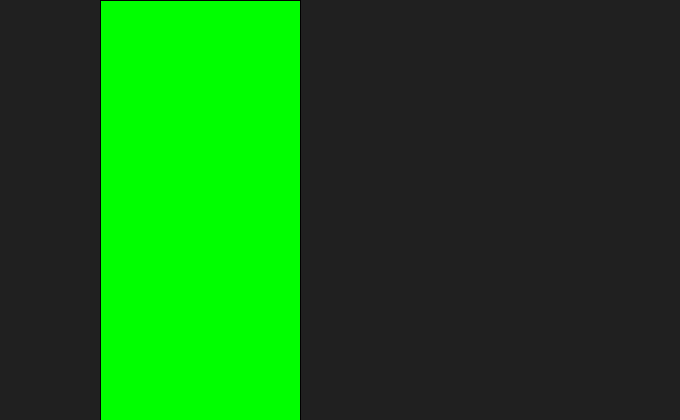
Frame 1 (no input)
Frame 60 (the mouse pressed at the canvas centre just before this capture): identical to frame 1, image omitted
Frame 120 (the mouse held since frame 60 and released just before this capture): identical to frame 1, image omitted

The Processing sketch that drew this single still picture (run headless with seeded random() and noise(); from frame 60 on, the mouse is pressed at the canvas centre):

// Processing sketch: sketch_02_02_Regions
// ── sketch_02_02_Regions.pde
int x1 = 100;
int x2 = 300;

void setup() {
  size(680, 420);
  background(32);
  rectMode(CORNERS);
}

void draw() {
  background(32);
  
  // 1. The '&&' here is asking if it is true that mouseX is both
  //    greater than the rectangle's left side and lesser than the
  //    rectangle's right side. If the mouse is in the gray on either
  //    side of the sketch, one of these conditions is true, but the
  //    other is not.
  if(mouseX > x1 && mouseX < x2) {
    fill(255, 0, 0);
  } else {
    fill(0, 255, 0);
  }
  rect(x1, 0, x2, height);
}
